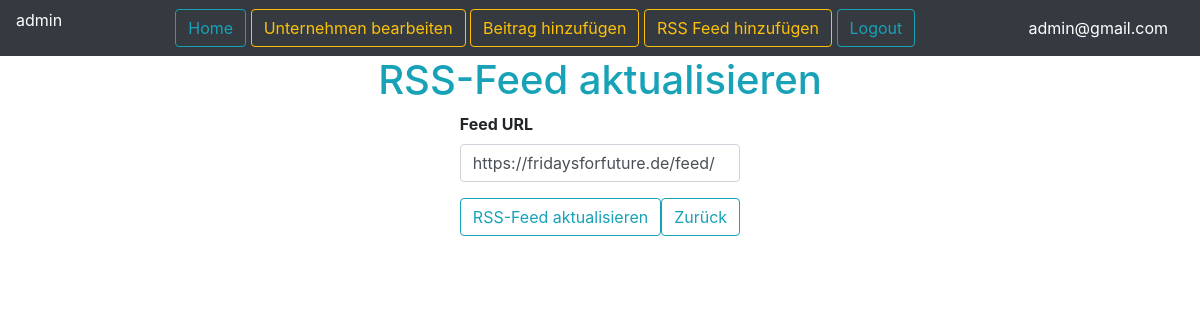
The app's page /Events/updateRss.php?id=1 (signed in) with its own data.
### tables this page shows
CREATE TABLE `users` (
  `userID` int(11) NOT NULL,
  `userName` varchar(50) NOT NULL,
  `userEmail` varchar(50) NOT NULL,
  `userPass` varchar(255) NOT NULL,
  `status` enum('user','admin','superadmin') DEFAULT 'user'
);

CREATE TABLE `feeds` (
  `feedID` int(11) NOT NULL,
  `url` varchar(100) DEFAULT NULL
);

### Events/updateRss.php (the view, shortened to what this page needs)
<?php
require_once '../db_connect.php';
$res = mysqli_query($conn, "SELECT * FROM users WHERE userId=" . $_SESSION['admin']);
$userRow = mysqli_fetch_array($res, MYSQLI_ASSOC);
if ($_GET['id']) {
    $feedID = $_GET['id'];
    $sql = "SELECT * FROM feeds WHERE feedID = $feedID";
    $result = $conn->query($sql);
    $data = $result->fetch_assoc();
?>
    <!DOCTYPE html>
    <html>
    <head>
    </head>
    <body>
        <nav class="navbar sticky-top navbar-dark bg-dark">
            <div>
                <p class="text-white"> <?php echo $userRow['userName']; ?> </p>
            </div>
            <div class="mx-auto">
                <a class="btn btn-outline-info" href="eventsAdmin.php" role="button">Home</a>
                <a class="btn btn-outline-warning" href="../companies/admin.php" role="button">Unternehmen bearbeiten</a>
                <a class="btn btn-outline-warning" href="create.php" role="button">Beitrag hinzufügen</a>
                <a class="btn btn-outline-warning" href="createRss.php" role="button">RSS Feed hinzufügen</a>
                <a class="btn btn-outline-info" href="logout.php?logout" role="button">Logout</a>
            </div>
            <div class="mr-3 text-white">
                <?php echo $userRow['userEmail']; ?>
            </div>
        </nav>
        <div class="d-flex justify-content-center">
            <h1 class="text-info">RSS-Feed aktualisieren </h1>
        </div>
        <div class="d-flex justify-content-center">
            <div class="contactForm">
                <form action="a_updateRss.php" method="post" enctype='multipart/form-data'>
                    <div class="container font-weight-bold">
                        <div class="form-group">
                            <label for="url"> Feed URL </label>
                            <input type="text" class="form-control" name="url" value="<?php echo $data['url'] ?>" />
                            </div>
                            <div class="d-flex justify-content-center">
                                <div>
                                    <input class="btn btn-outline-info" type="submit" name="submit" value="RSS-Feed aktualisieren" />
                                </div>
                                <div>
                                    <a href="eventsAdmin.php" class="btn btn-block btn-outline-info">Zurück</a>
                                </div>
                            </div>
                        </div>
                    </div>
            </div>
    </body>
    </html>
<?php
}
?>

### styleB.css (style rules this page uses)
body { margin: 0; padding: 0; box-sizing: border-box; }

### records on screen
users: userName "admin", userEmail "admin@gmail.com"
feeds: url "https://fridaysforfuture.de/feed/"
